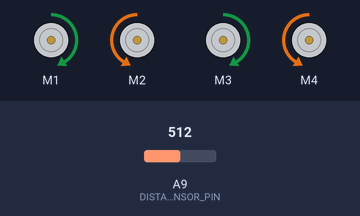
Bench run of a sketch on a simulated Arduino Mega 2560, built with avr-gcc and run on an emulated ATmega2560. Shown: 4 × DC motor (green arrow = forward, orange = backward, longer = faster). The test bench sets the inputs (shaded band); at power-on: A9 (DISTANCE_SENSOR_PIN) = 512.

Above: at 5.4 s.
5.5 s: A9 (DISTANCE_SENSOR_PIN) set to 465
At 6.3 s:
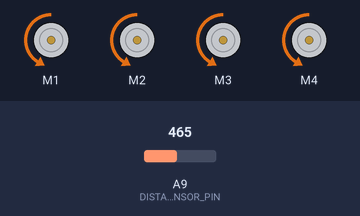
8.2 s: A9 (DISTANCE_SENSOR_PIN) set to 498
At 9.8 s:
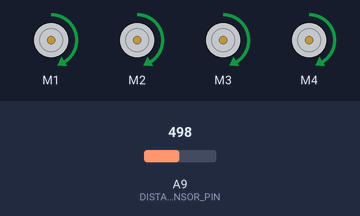
Timing chart, 0 to 17.2 s (numbered marks = the images above; inputs shaded):
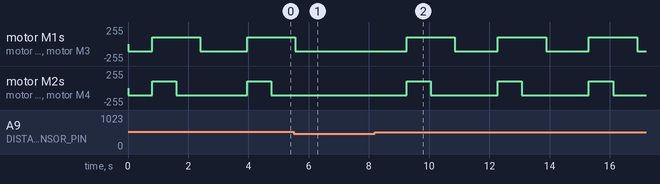

The sketch:

code.ino
```cpp
#define DISTANCE_SENSOR_PIN A9
#define DISTANCE_BUFFER_SIZE 10

#include <AFMotor.h>

int distanceBuffer[DISTANCE_BUFFER_SIZE] = {0};
int distanceIndex = 0;
float distance = 0;

bool onProcedure = false;
int procedureStep = 0;
long lastStep = 0;

AF_DCMotor motor1(1, MOTOR12_64KHZ);
AF_DCMotor motor2(2, MOTOR12_64KHZ);
AF_DCMotor motor3(3, MOTOR12_64KHZ);
AF_DCMotor motor4(4, MOTOR12_64KHZ);

bool addToDistanceBuffer(int *distanceBuffer, int &distanceIndex, int value) {
  distanceBuffer[distanceIndex] = value;
  distanceIndex++;
  if (distanceIndex > DISTANCE_BUFFER_SIZE - 1) {
    distanceIndex = 0;
    return true;
  } else {
    return false;
  }
}

void calculateDistance() {
  long total = 0;
  for (int i = 0; i < DISTANCE_BUFFER_SIZE; i++) {
    total += distanceBuffer[i];
  }
  float distanceAnalog = 1023 - (float) total / (float) DISTANCE_BUFFER_SIZE;

  if (distanceAnalog < 409) {
    distanceAnalog = 409;
  } else if (distanceAnalog > 941) {
    distanceAnalog = 941;
  }
  distance = (float) (distanceAnalog - 409) / 7.266 + 7;
}

void setup() {
  // put your setup code here, to run once:
  pinMode(DISTANCE_SENSOR_PIN, INPUT);
  Serial.begin(9600);
  motor1.run(BACKWARD);
  motor2.run(BACKWARD);
  motor3.run(BACKWARD);
  motor4.run(BACKWARD);
}

void loop() {
  // put your main code here, to run repeatedly:
  if (addToDistanceBuffer(distanceBuffer, distanceIndex, analogRead(A9))) {
    calculateDistance();
    if (distance < 25 && !onProcedure) {
      onProcedure = true;
      procedureStep = 0;
      lastStep = millis();
    }
  }

  motor1.setSpeed(105);
  motor2.setSpeed(105);
  motor3.setSpeed(105);
  motor4.setSpeed(105);


  if (onProcedure) {
    if (millis() - lastStep > 800) {
      procedureStep++;
      lastStep = millis();
    }
    if (procedureStep == 1) {
      motor1.run(FORWARD);
      motor2.run(FORWARD);
      motor3.run(FORWARD);
      motor4.run(FORWARD);
    } else if (procedureStep == 2) {
      motor1.run(FORWARD);
      motor2.run(BACKWARD);
      motor3.run(FORWARD);
      motor4.run(BACKWARD);
    } else if (procedureStep == 3) {
      onProcedure = false;
      procedureStep = 0;
      motor1.run(BACKWARD);
      motor2.run(BACKWARD);
      motor3.run(BACKWARD);
      motor4.run(BACKWARD);
    }
  }
}
```

Measured:
- the behaviour switches between 483 and 484 on A9 (DISTANCE_SENSOR_PIN) (found by bisection; images 1 and 2)
- after the input at 5.5 s, motor M1, motor M3: goes on until 5.6 s, then stays backward 105/255; motor M2, motor M4: stays backward 105/255 (without the input it goes to forward 105/255 after 1.2 s)
- after the input at 8.2 s, motor M1, motor M3: alternates forward 105/255 for 1.6 s and backward 105/255 for 1.4 s, starting after 1.1 s; motor M2, motor M4: alternates forward 105/255 for 0.80 s and backward 105/255 for 2.2 s, starting after 1.1 s
